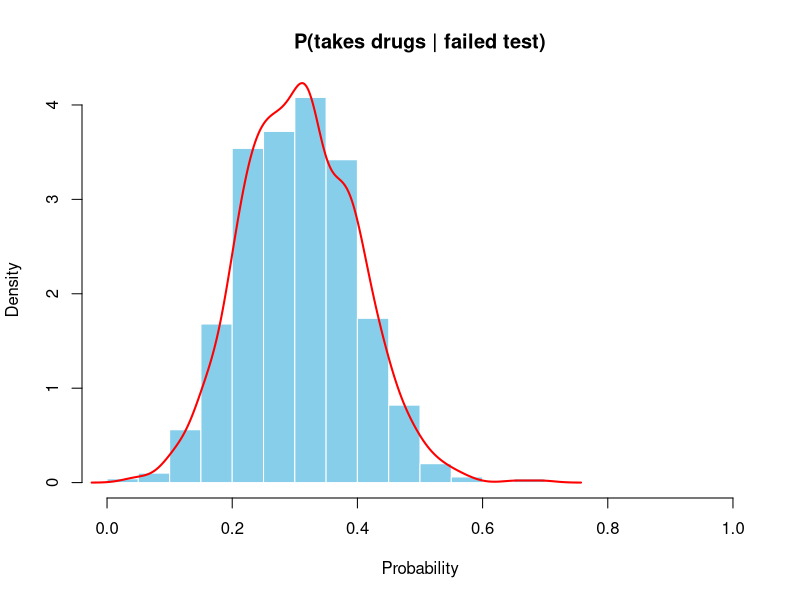
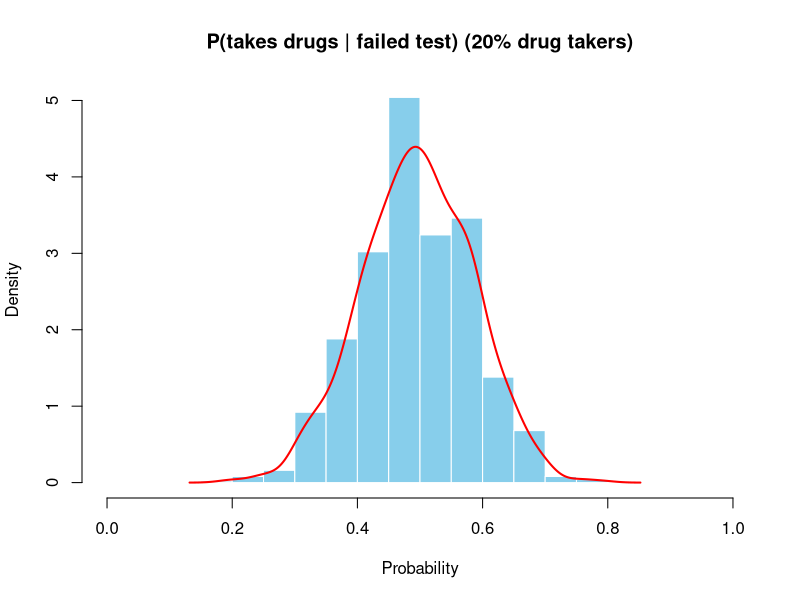
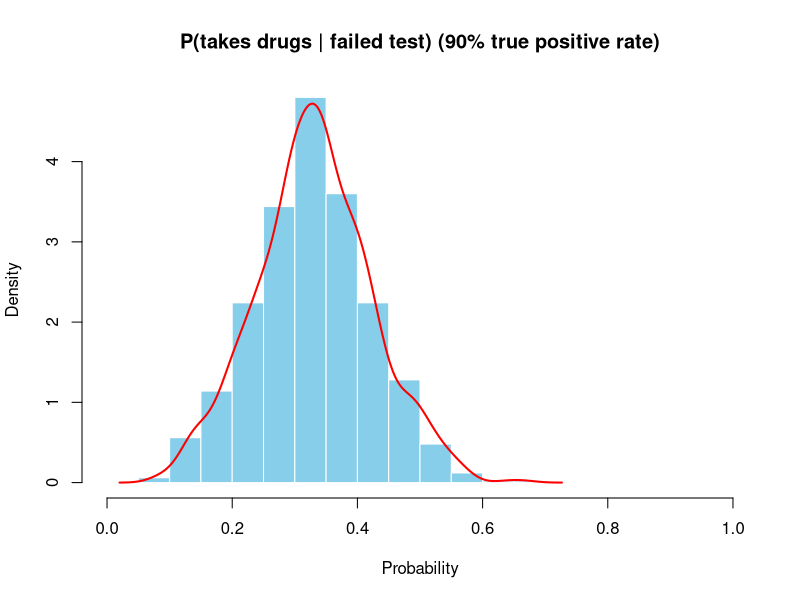
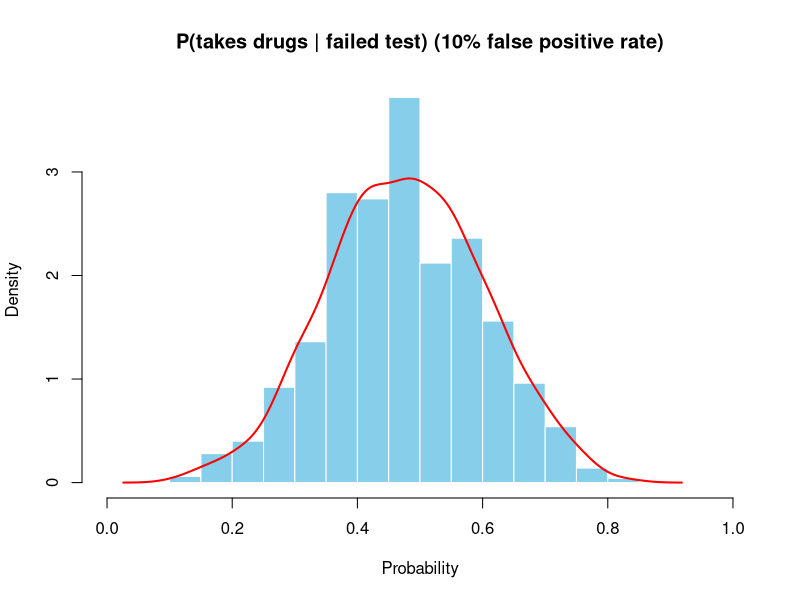
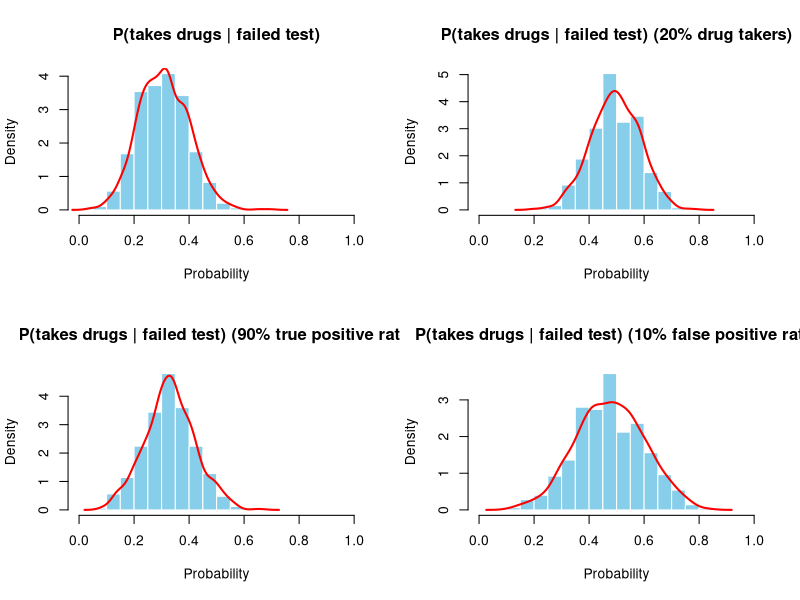
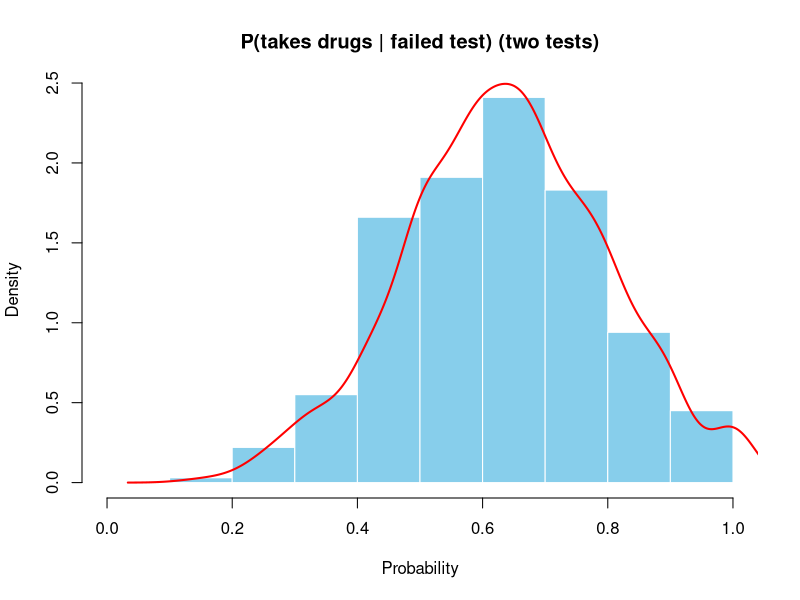
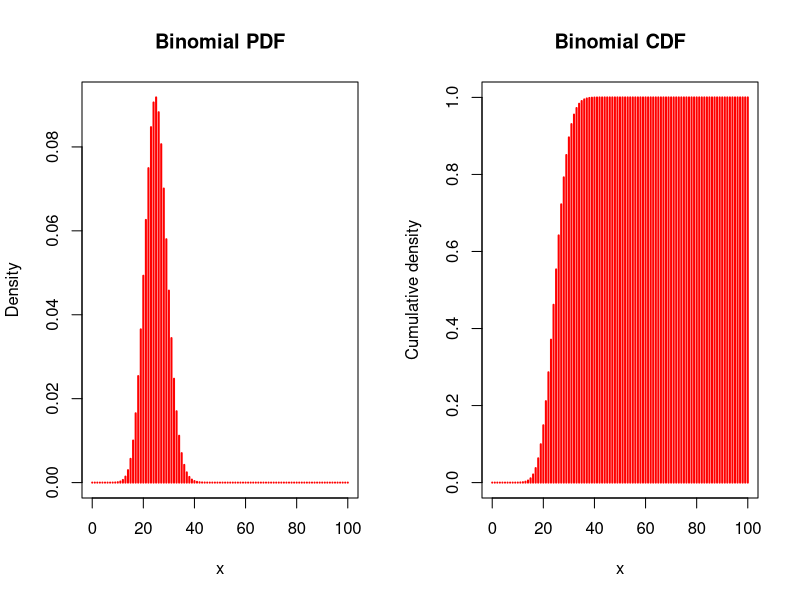
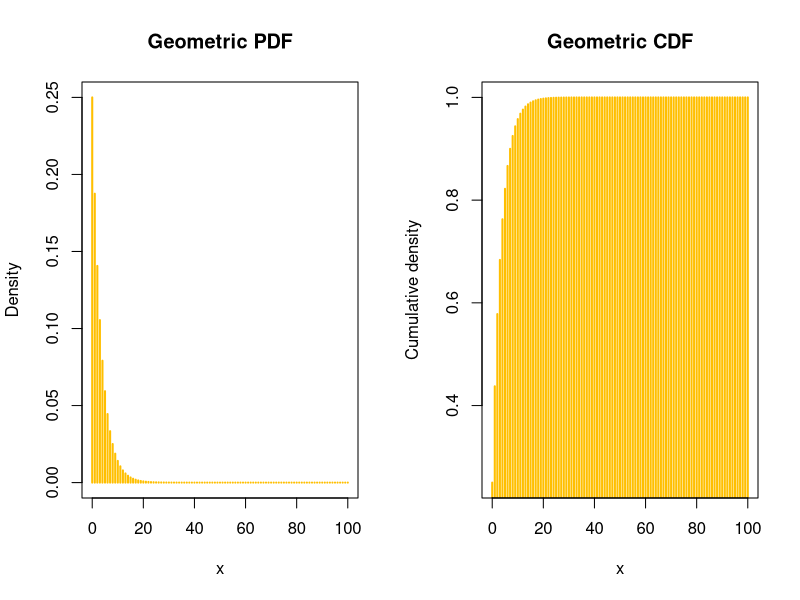

Write R code to recreate these figures, in order.
## ---- chunk 1
knitr::opts_chunk$set(
  dev = "png",
  dpi = 300,
  cache = FALSE,
  fig.path = "plots/R/"
)
## ---- chunk 2
simulation <- function(
    n = 100,
    p_drug = 0.1,
    p_true_pos = 0.8,
    p_false_pos = 0.2,
    two_tests = FALSE) {
  # population of athletes
  drug <- runif(n) < p_drug
  # test results
  test <- runif(n)

  # simulate drug test
  # if drug taker and correctly identified or clean and incorrectly identified
  if (two_tests) {
    second_test <- runif(n)
    result <- (drug & test <= p_true_pos & second_test <= p_true_pos) |
      (!drug & test <= p_false_pos & second_test <= p_false_pos)
  } else {
    result <- (drug & test <= p_true_pos) | (!drug & test <= p_false_pos)
  }

  # calculate conditional probability of drug taking given failed test
  p_drug_fail <- sum(drug & result) / sum(result)

  return(p_drug_fail)
}

simulation()

plot_density <- function(simulations, main = "P(takes drugs | failed test)") {
  hist(simulations,
    main = main,
    freq = FALSE,
    xlab = "Probability",
    col = "skyblue",
    border = "white",
    xlim = c(0, 1)
  )
  lines(density(simulations),
    lwd = 2,
    col = "red"
  )
}
## ---- chunk 3
# repeat simulation 1000 times
simulations <- replicate(1000, simulation())

# plot histogram of simulated probabilities
plot_density(simulations)
## ---- chunk 4
# probability of drug taking in the population of athletes increased to 20%
p_drug_simulations <- replicate(1000, simulation(p_drug = 0.2))

# plot histogram of simulated probabilities
plot_density(p_drug_simulations,
  main = "P(takes drugs | failed test) (20% drug takers)"
)
## ---- chunk 5
# proportion of drug takers correctly identified by the test increased to 90%
p_true_pos_simulations <- replicate(1000, simulation(p_true_pos = 0.9))

# plot histogram of simulated probabilities
plot_density(p_true_pos_simulations,
  main = "P(takes drugs | failed test) (90% true positive rate)"
)
## ---- chunk 6
# false positive rate increased to 10%
p_false_pos_simulations <- replicate(1000, simulation(p_false_pos = 0.1))

# plot histogram of simulated probabilities
plot_density(p_false_pos_simulations,
  main = "P(takes drugs | failed test) (10% false positive rate)"
)
## ---- chunk 7
# compare the simulations
par(mfrow = c(2, 2))
plot_density(simulations, main = "P(takes drugs | failed test)")
plot_density(p_drug_simulations,
  main = "P(takes drugs | failed test) (20% drug takers)"
)
plot_density(p_true_pos_simulations,
  main = "P(takes drugs | failed test) (90% true positive rate)"
)
plot_density(p_false_pos_simulations,
  main = "P(takes drugs | failed test) (10% false positive rate)"
)
## ---- chunk 8
# repeat simulation 1000 times
simulations_two_tests <- replicate(1000, simulation(two_tests = TRUE))

# plot histogram of simulated probabilities
par(mfrow = c(1, 1))
plot_density(simulations_two_tests,
  main = "P(takes drugs | failed test) (two tests)"
)
## ---- chunk 9
# Bayes' Theorem
# P(takes drugs | failed test) = P(takes drugs and failed test) / P(failed test)

p_drug <- 0.1
p_true_pos <- 0.8
p_false_pos <- 0.2

print(paste(
  "P(takes drugs | failed test): ",
  p_drug * p_true_pos / (p_drug * p_true_pos + (1 - p_drug) * p_false_pos)
))
## ---- chunk 10
points <- seq(0, 100, by = 1)
pdfs <- list()
cdfs <- list()

# Binomial distribution
N <- 100
p <- 0.25
binomial_pmf <- dbinom(points, size = N, prob = p)
pdfs$Binomial <- binomial_pmf
binomial_cdf <- pbinom(points, size = N, prob = p)
cdfs$Binomial <- binomial_cdf

# Geometric distribution
p <- 0.25
geometric_pmf <- dgeom(points, prob = p)
pdfs$Geometric <- geometric_pmf
geometric_cdf <- pgeom(points, prob = p)
cdfs$Geometric <- geometric_cdf

# Poisson distribution
lambda <- 25
poisson_pmf <- dpois(points, lambda = lambda)
pdfs$Poisson <- poisson_pmf
poisson_cdf <- ppois(points, lambda = lambda)
cdfs$Poisson <- poisson_cdf

# Continuous uniform distribution
uniform_pdf <- dunif(points, min = 0, max = 1)
pdfs$Uniform <- uniform_pdf
uniform_cdf <- punif(points, min = 0, max = 1)
cdfs$Uniform <- uniform_cdf

# Exponential distribution
rate <- 1
exponential_pdf <- dexp(points, rate = rate)
pdfs$Exponential <- exponential_pdf
exponential_cdf <- pexp(points, rate = rate)
cdfs$Exponential <- exponential_cdf

# Normal distribution
mean <- 25
sd <- 5
normal_pdf <- dnorm(points, mean = mean, sd = sd)
pdfs$Normal <- normal_pdf
normal_cdf <- pnorm(points, mean = mean, sd = sd)
cdfs$Normal <- normal_cdf

# Student's t distribution
df <- 25
t_pdf <- dt(points, df = df)
pdfs$Student <- t_pdf
t_cdf <- pt(points, df = df)
cdfs$Student <- t_cdf

# Gamma distribution
shape <- 25
scale <- 1
gamma_pdf <- dgamma(points, shape = shape, scale = scale)
pdfs$Gamma <- gamma_pdf
gamma_cdf <- pgamma(points, shape = shape, scale = scale)
cdfs$Gamma <- gamma_cdf

plot_pdf_cdf <- function(points, pdfs, cdfs) {
  n <- length(pdfs)
  col_pal <- rainbow(n)
  # par(mfcol = c(2 * ceiling(sqrt(n)), ceiling(sqrt(n))))
  par(mfrow = c(1, 2))

  for (i in 1:n) {
    plot(points, pdfs[[i]],
      lwd = 2,
      type = "h",
      xlab = "x",
      ylab = "Density",
      main = paste(names(pdfs)[i], "PDF"),
      col = col_pal[i]
    )
    plot(points, cdfs[[i]],
      lwd = 2,
      type = "h",
      xlab = "x",
      ylab = "Cumulative density",
      main = paste(names(cdfs)[i], "CDF"),
      col = col_pal[i]
    )
  }
}

plot_pdf_cdf(points, pdfs, cdfs)
## ---- chunk 11
n <- 100

generate_samples <- function(n) {
  samples <- list()

  # Binomial distribution
  samples$Binomial <- rbinom(n, size = N, prob = p)

  # Geometric distribution
  samples$Geometric <- rgeom(n, prob = p)

  # Poisson distribution
  samples$Poisson <- rpois(n, lambda = lambda)

  # Continuous uniform distribution
  samples$Uniform <- runif(n, min = 0, max = 1)

  # Exponential distribution
  samples$Exponential <- rexp(n, rate = rate)

  # Normal distribution
  samples$Normal <- rnorm(n, mean = mean, sd = sd)

  # Student's t distribution
  samples$Student <- rt(n, df = df)

  # Gamma distribution
  samples$Gamma <- rgamma(n, shape = shape, scale = scale)

  return(samples)
}

samples <- generate_samples(n)
## ---- chunk 12
plot_distributions <- function(points, samples, pdfs) {
  n <- length(samples)
  col_pal <- rainbow(n)
  # par(mfrow = c(ceiling(sqrt(n / 2)), 2 * ceiling(sqrt(n / 2))))
  par(mfrow = c(1, 1))

  for (i in 1:n) {
    m <- length(samples[[i]])
    hist(samples[[i]],
      freq = FALSE,
      xlab = "x",
      ylab = "Density",
      main = paste(names(samples)[i], " distribution (n = ", m, ")", sep = ""),
      col = col_pal[i],
      border = "white"
    )
    lines(points, pdfs[[i]],
      lwd = 2,
      col = "red"
    )
  }
}

plot_distributions(points, samples, pdfs)
## ---- chunk 13
print_mean_var <- function(name, mean, var) {
  print(paste(name, "distribution: mean =", mean))
  print(paste(name, "distribution: variance =", var))
}

# Binomial distribution
print_mean_var("Binomial", N * p, N * p * (1 - p))
# Geometric distribution
print_mean_var("Geometric", 1 / p, (1 - p) / p^2)
# Poisson distribution
print_mean_var("Poisson", lambda, lambda)
# Continuous uniform distribution
print_mean_var("Uniform", 0.5, 1 / 12)
# Exponential distribution
print_mean_var("Exponential", 1 / rate, 1 / rate^2)
# Normal distribution
print_mean_var("Normal", mean, sd^2)
# Student's t distribution
print_mean_var("Student", 0, df / (df - 2))
# Gamma distribution
print_mean_var("Gamma", shape * scale, shape * scale^2)
## ---- chunk 14
for (i in seq_along(samples)) {
  print_mean_var(names(samples)[i], mean(samples[[i]]), var(samples[[i]]))
}
## ---- chunk 15
n_values <- c(250, 500, 1000)

for (n in n_values) {
  samples <- generate_samples(n)
  plot_distributions(points, samples, pdfs)

  for (i in seq_along(samples)) {
    print_mean_var(names(samples)[i], mean(samples[[i]]), var(samples[[i]]))
  }
}
